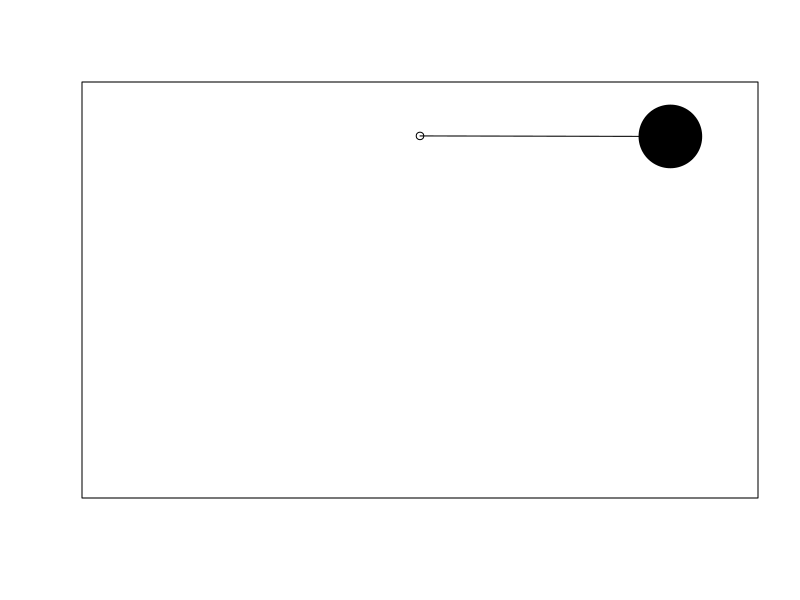
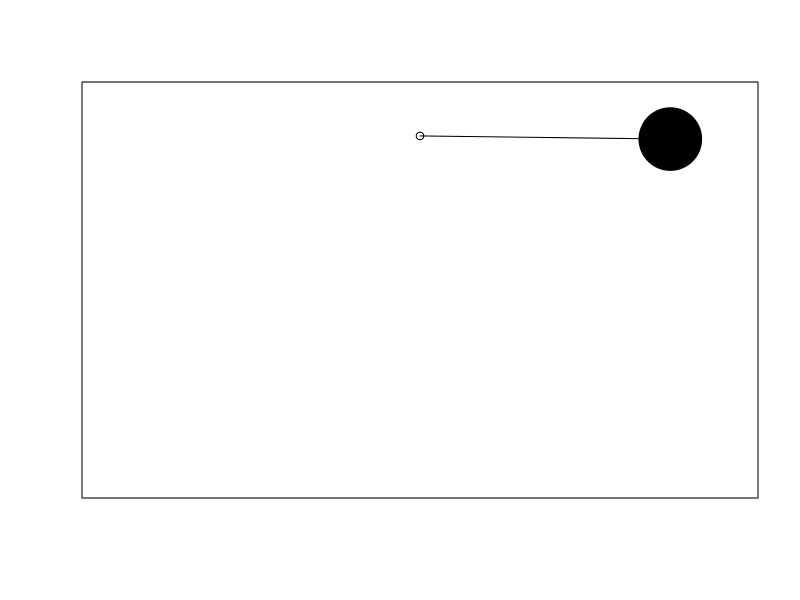
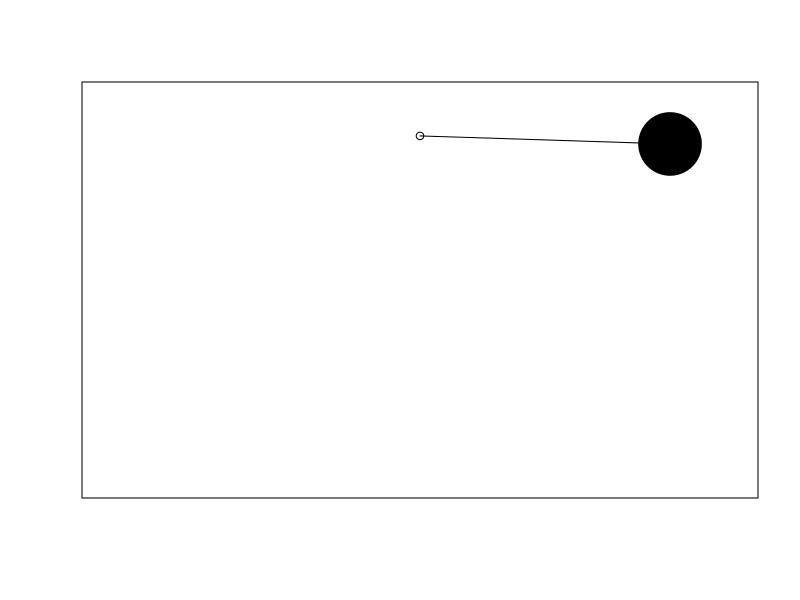
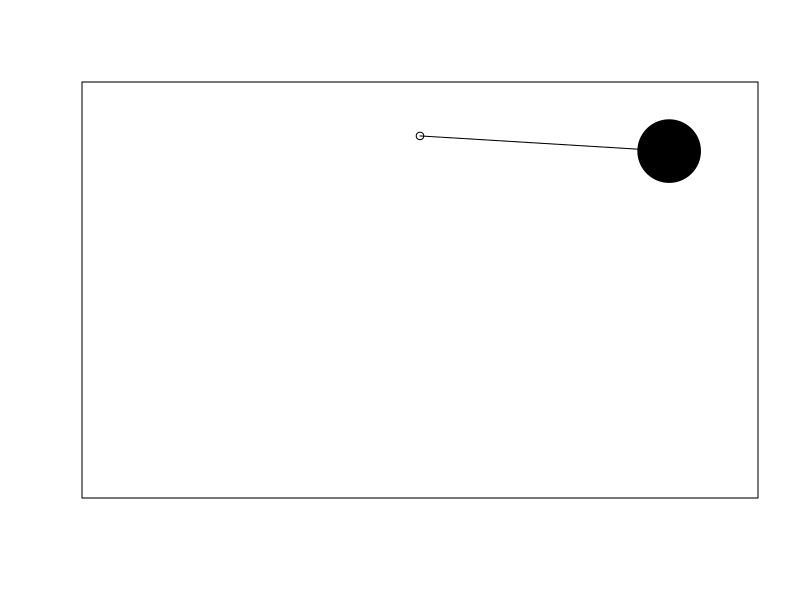
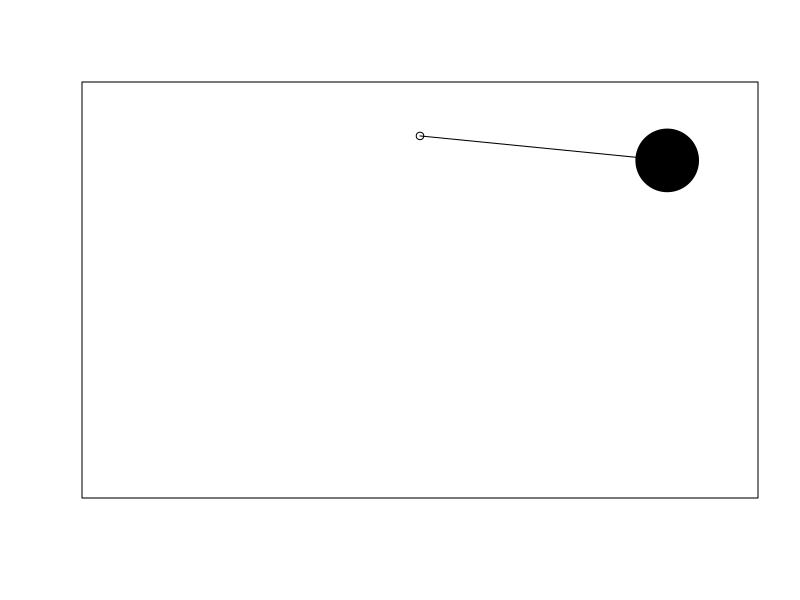
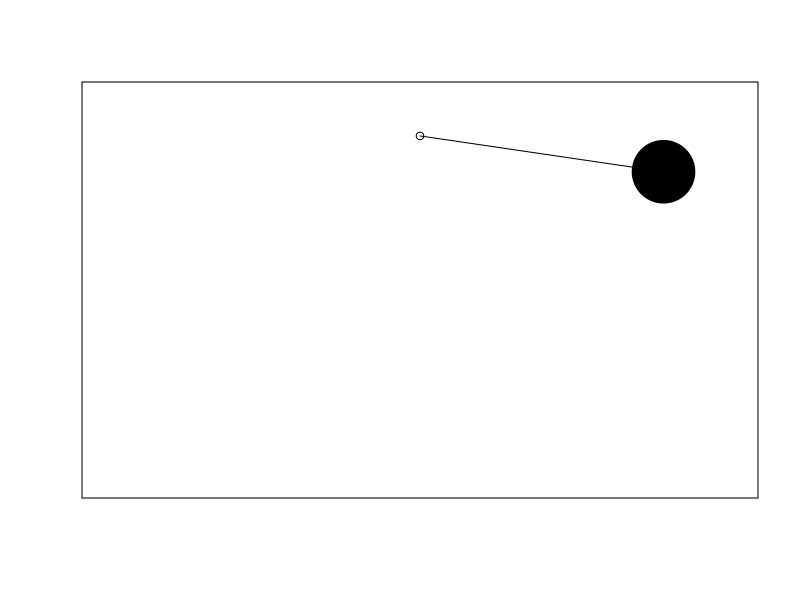
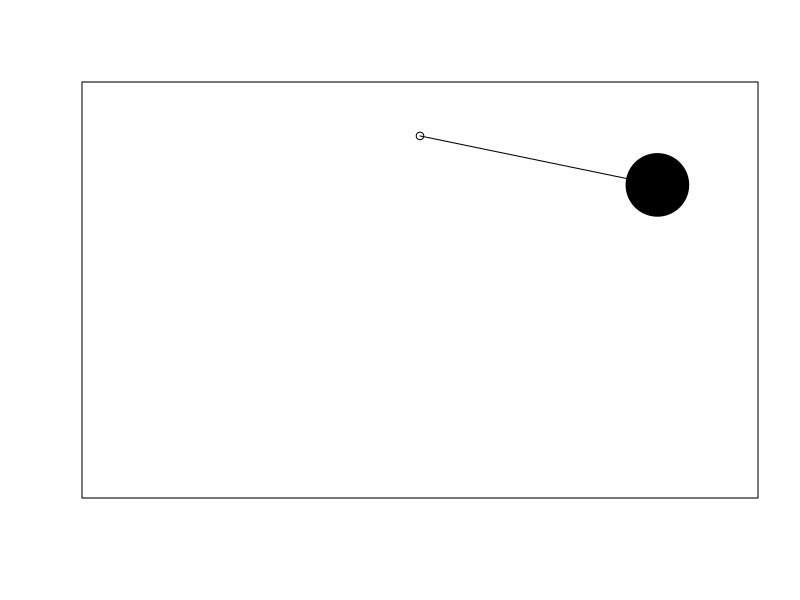
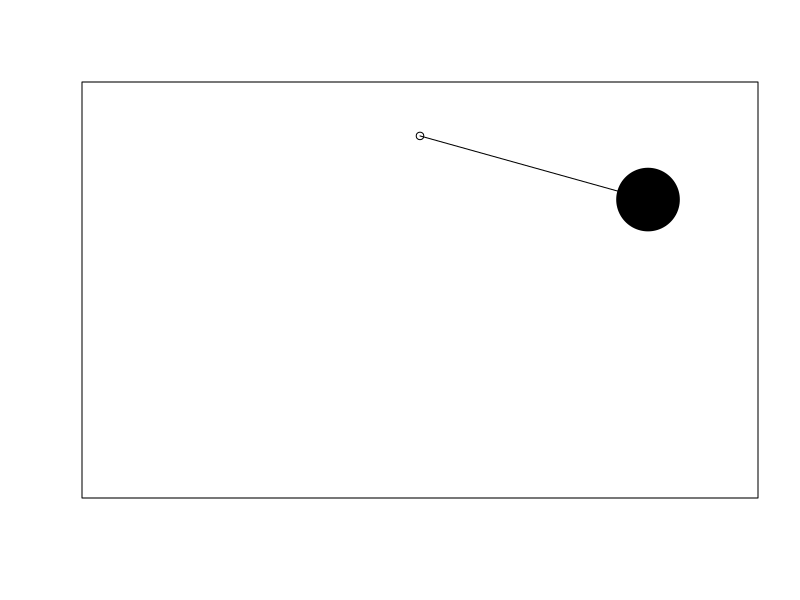

These figures' R source, in order:
library(deSolve)
library(plotrix)

setwd('C:/Users/cmoser/Documents/GitHub/Project3/images')

mass <- 2
density <- 7.8*1000
volume <- mass/density
radius <- (.75*volume/pi)^(1/3)
crossSectionalArea <- pi*radius^2
gravity <- 9.80551
length <- .3
velocity0 <- 0
angle0 <- -pi/2
cableWeightperLength <- .179
cableWeight <- cableWeightperLength*length

bearingCoefficientFriction <- .0015
dragCoefficient <- .5
airDensity <- 1.225

parms <- c(mass, crossSectionalArea, gravity, length, bearingCoefficientFriction, dragCoefficient, airDensity)

initParams <- c(angle0, velocity0)

move <- function(t, y, parms){
	with(as.list(y), {
	angle <- y[1]
	velocity <- y[2]
	dAng <- velocity
	centrifugal <- (mass*velocity^2)/length
	tension <- centrifugal + mass*gravity*cos(angle)

	if(velocity > 0){
		drag  <- -.5*length*airDensity*dragCoefficient*crossSectionalArea*velocity^2
      	hinge <- -tension*bearingCoefficientFriction 
	}
	else if (velocity < 0){
     	drag  <- .5*length*airDensity*dragCoefficient*crossSectionalArea*velocity^2
      	hinge <- tension*bearingCoefficientFriction
    }
    else{
    	drag <- 0
        hinge <- 0
    }
    dangV <- (-(gravity*length)*sin(angle) + drag + hinge)/(mass*(length^2))

	list(c(dAng, dangV)) })
}

times <- seq(from = 0, to = 30, by = .01)
out <- ode(times = times, y = initParams, parms = parms, func = move, method = rkMethod("ode45"))

png(file="example%03d.png", width=800, heigh=800)
for(i in 1:(nrow(out)/3)){
	plot(x=0, y=0, xlim=c(-10,10), ylim=c(-9,1), xaxt='n', yaxt='n', ann=FALSE)
	segments(0, 0, -8*sin(out[3*i,2]), -4*cos(out[3*i,2]))
	draw.circle(-8*sin(out[3*i,2]), -4*cos(out[3*i,2]),1,nv=100,border=NULL,col="black",lty=1,lwd=1)
	}
dev.off()
